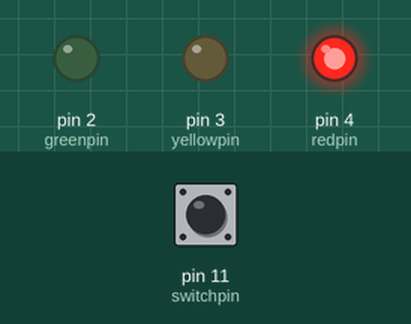
Simulated run of this program. Board: Arduino Uno, built with avr-gcc and run on an emulated ATmega328P. On the bench: output pins drawn as LEDs (lit = HIGH). Dashed ring = blinking. The inputs (shaded band) are chosen by the test bench; at power-on: pin 11 (switchpin) HIGH.

Above: at 1.2 s.
1.3 s: pin 11 (switchpin) pulled LOW for 0.15 s
At 2.4 s:
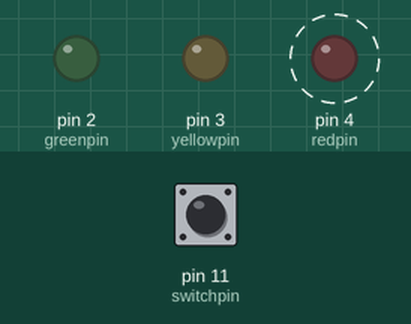
4.4 s: pin 11 (switchpin) pulled LOW for 3.2 s
At 4.9 s:
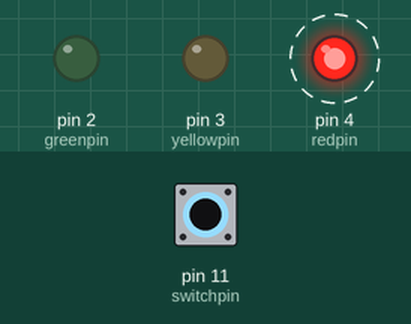
12.1 s: pin 11 (switchpin) pulled LOW for 1 s
At 18.7 s:
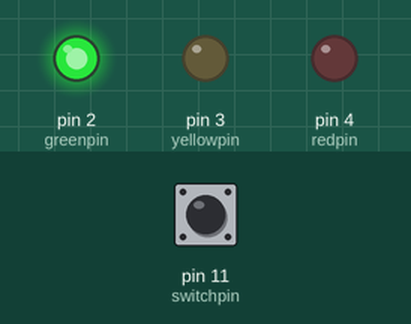
Timing chart, 0 to 25.1 s (numbered marks = the images above; inputs shaded):
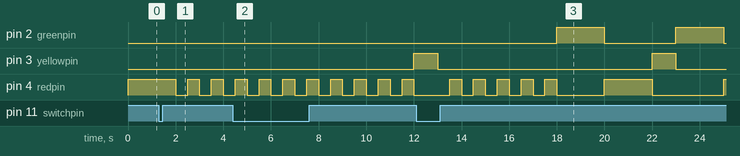

The program:

main.cpp
```cpp
#include <Arduino.h>
const uint8_t redpin = 4;
const uint8_t yellowpin = 3;
const uint8_t greenpin = 2;
const uint8_t switchpin = 11;
uint8_t state = 0;  // 0=red, 1=yellow, 2=green
bool switchmode;
bool previous_switchmode = HIGH;
bool pedestrian_requested = false;
unsigned long interval = 10000;
unsigned long statestart = 0;

void setup() {
  pinMode(redpin, OUTPUT);
  pinMode(yellowpin, OUTPUT);
  pinMode(greenpin, OUTPUT);
  pinMode(switchpin, INPUT_PULLUP);
  digitalWrite(redpin, HIGH);
}

void loop() {
 unsigned long now = millis();
 switchmode = digitalRead(switchpin);
if(switchmode != previous_switchmode && switchmode == LOW){
    pedestrian_requested = true;
}
previous_switchmode = switchmode;
 if(state == 0 && now - statestart >= 2000){
  if(pedestrian_requested){
    // flash red 5 times for pedestrians
    for(int i = 0; i < 5; i++){
        digitalWrite(redpin, LOW);
        delay(500);
        digitalWrite(redpin, HIGH);
        delay(500);
    }
    pedestrian_requested = false;
}
 else{
  digitalWrite(redpin, LOW);
  digitalWrite(yellowpin, HIGH);
  state = 1;
  statestart = now;
 }
 }
 else  if(state == 1 && now - statestart >= 1000){
  if(pedestrian_requested){
    // flash red 5 times for pedestrians
    digitalWrite(yellowpin, LOW);
    for(int i = 0; i < 5; i++){
        digitalWrite(redpin, LOW);
        delay(500);
        digitalWrite(redpin, HIGH);
        delay(500);
    }
    digitalWrite(redpin, LOW);
    pedestrian_requested = false;
}
  else{
  digitalWrite(yellowpin, LOW);
  digitalWrite(greenpin, HIGH);
  state = 2;
  statestart = now;
  }
 }
 else  if(state == 2 && now - statestart >= 2000){
  if(pedestrian_requested){
    // flash red 5 times for pedestrians
    digitalWrite(greenpin, LOW);
    for(int i = 0; i < 5; i++){
        digitalWrite(redpin, LOW);
        delay(500);
        digitalWrite(redpin, HIGH);
        delay(500);
    }
    pedestrian_requested = false;
}
 else{ digitalWrite(redpin, HIGH);
  digitalWrite(greenpin, LOW);
  state = 0;
  statestart = now;
 }
}
}
```

Measured:
- after the input at 1.3 s, pin 2 (greenpin): stays LOW (without the input it goes to HIGH after 1.7 s); pin 3 (yellowpin): stays LOW (without the input it goes to HIGH after 0.70 s)
- after the input at 4.4 s, pin 2 (greenpin): stays LOW (without the input it goes to HIGH after 3.6 s)
